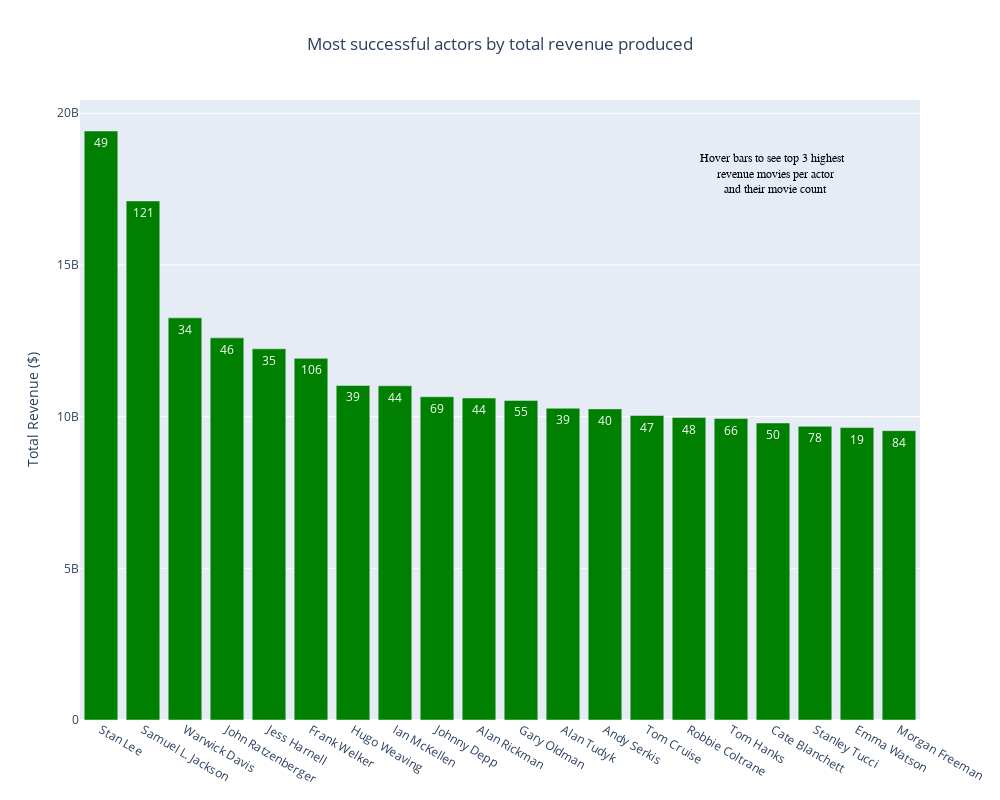

This figure's notebook cell:
### Code cell
fig = go.Figure(go.Bar(x=list(top_actors.head(20).index), y=top_actors.head(20).values, customdata=top_3_act, text=act_temp,
                hovertemplate='<b>%{x} (%{y})</b><br>'
                             '%{customdata[0][0]}: %{customdata[0][1]:$,}<br>'
                             '%{customdata[1][0]}:  %{customdata[1][1]:$,}<br>'
                             '%{customdata[2][0]}: %{customdata[2][1]:$,}<br>'
                             'Number of appearances: %{text}'
                             '<extra></extra>', marker_color='green'))

fig.update_layout(title={'text': 'Most successful actors by total revenue produced', 'x': 0.5},
                  annotations = [{'text': 'Hover bars to see top 3 highest <br> revenue movies per actor<br> and their movie count', 'showarrow': False,
                                 'x': 16, 'y': 18000000000, 'font': {'color': 'black', 'family': 'Arial Black'}}],
                  yaxis_title = 'Total Revenue ($)', width=1000, height=800)

fig

### Figure 1 — Plotly figure (JSON) as saved in the notebook; plotly's stock layout.template omitted (floating-point values rounded to 4 significant figures)
{"data": [{"customdata": [[["The Avengers", 1519557910], ["Avengers: Age of Ultron", 1405403694], ["Iron Man 3", 1215439994]], [["The Avengers", 1519557910], ["Avengers: Age of Ultron", 1405403694], ["Star Wars: Episode I - The Phantom Menace", 924317558]], [["Star Wars: The Force Awakens", 2068223624], ["Harry Potter and the Deathly Hallows: Part 2", 1342000000], ["Rogue One: A Star Wars Story", 1056057273]], [["Toy Story 3", 1066969703], ["Finding Dory", 1028570889], ["Finding Nemo", 940335536]], [["Transformers: Dark of the Moon", 1123746996], ["Toy Story 3", 1066969703], ["Despicable Me 3", 1020063384]], [["Transformers: Dark of the Moon", 1123746996], ["Transformers: Age of Extinction", 1091405097], ["Toy Story 3", 1066969703]], [["Transformers: Dark of the Moon", 1123746996], ["The Lord of the Rings: The Return of the King", 1118888979], ["The Hobbit: An Unexpected Journey", 1021103568]], [["Beauty and the Beast", 1262886337], ["The Lord of the Rings: The Return of the King", 1118888979], ["The Hobbit: An Unexpected Journey", 1021103568]], [["Pirates of the Caribbean: Dead Man's Chest", 1065659812], ["Pirates of the Caribbean: On Stranger Tides", 1045713802], ["Alice in Wonderland", 1025491110]], [["Harry Potter and the Deathly Hallows: Part 2", 1342000000], ["Alice in Wonderland", 1025491110], ["Harry Potter and the Philosopher's Stone", 976475550]], [["Harry Potter and the Deathly Hallows: Part 2", 1342000000], ["The Dark Knight Rises", 1084939099], ["The Dark Knight", 1004558444]], [["Frozen", 1274219009], ["Transformers: Dark of the Moon", 1123746996], ["Rogue One: A Star Wars Story", 1056057273]], [["Star Wars: The Force Awakens", 2068223624], ["Avengers: Age of Ultron", 1405403694], ["The Lord of the Rings: The Return of the King", 1118888979]], [["Mission: Impossible - Ghost Protocol", 694713380], ["Mission: Impossible - Rogue Nation", 682330139], ["War of the Worlds", 591739379]], [["Harry Potter and the Deathly Hallows: Part 2", 1342000000], ["Harry Potter and the Philosopher's Stone", 976475550], ["Harry Potter and the Deathly Hallows: Part 1", 954305868]], [["Toy Story 3", 1066969703], ["The Da Vinci Code", 767820459], ["Forrest Gump", 677945399]], [["The Lord of the Rings: The Return of the King", 1118888979], ["The Hobbit: An Unexpected Journey", 1021103568], ["The Hobbit: The Desolation of Smaug", 958400000]], [["Beauty and the Beast", 1262886337], ["Transformers: Age of Extinction", 1091405097], ["The Hunger Games: Catching Fire", 847423452]], [["Harry Potter and the Deathly Hallows: Part 2", 1342000000], ["Beauty and the Beast", 1262886337], ["Harry Potter and the Philosopher's Stone", 976475550]], [["The Dark Knight Rises", 1084939099], ["The Dark Knight", 1004558444], ["War of the Worlds", 591739379]]], "hovertemplate": "<b>%{x} (%{y})</b><br>%{customdata[0][0]}: %{customdata[0][1]:$,}<br>%{customdata[1][0]}:  %{customdata[1][1]:$,}<br>%{customdata[2][0]}: %{customdata[2][1]:$,}<br>Number of appearances: %{text}<extra></extra>", "marker": {"color": "green"}, "text": ["49", "121", "34", "46", "35", "106", "39", "44", "69", "44", "55", "39", "40", "47", "48", "66", "50", "78", "19", "84"], "type": "bar", "x": ["Stan Lee", "Samuel L. Jackson", "Warwick Davis", "John Ratzenberger", "Jess Harnell", "Frank Welker", "Hugo Weaving", "Ian McKellen", "Johnny Depp", "Alan Rickman", "Gary Oldman", "Alan Tudyk", "Andy Serkis", "Tom Cruise", "Robbie Coltrane", "Tom Hanks", "Cate Blanchett", "Stanley Tucci", "Emma Watson", "Morgan Freeman"], "y": [19414957555, 17109611537, 13256032188, 12596126073, 12234608163, 11920405474, 11027578473, 11015592318, 10653760641, 10612625348, 10534767069, 10276759043, 10255267827, 10037226026, 9970208226, 9936142170, 9790887836, 9680289400, 9639203121, 9537209332]}], "layout": {"annotations": [{"font": {"color": "black", "family": "Arial Black"}, "showarrow": false, "text": "Hover bars to see top 3 highest <br> revenue movies per actor<br> and their movie count", "x": 16, "y": 18000000000}], "height": 800, "title": {"text": "Most successful actors by total revenue produced", "x": 0.5}, "width": 1000, "yaxis": {"title": {"text": "Total Revenue ($)"}}}}
